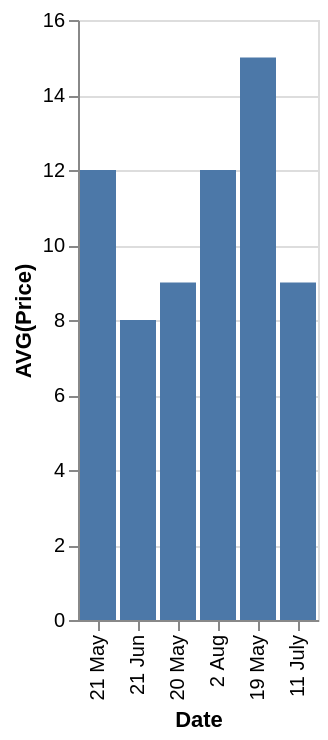

Describe this chart as a Vega-Lite specification.
### Vega-Lite specification from a JSON file in a GitHub repository (floating-point values rounded to 4 significant figures)
{"data": {"values": [{"x_data": "21 May", "y_data": 12}, {"x_data": "21 Jun", "y_data": 8}, {"x_data": "20 May", "y_data": 9}, {"x_data": "2 Aug", "y_data": 12}, {"x_data": "19 May", "y_data": 15}, {"x_data": "11 July", "y_data": 9}]}, "mark": "bar", "encoding": {"x": {"field": "x_data", "type": "nominal", "title": "Date", "sort": "descending"}, "y": {"field": "y_data", "type": "quantitative", "title": "AVG(Price)"}}}
